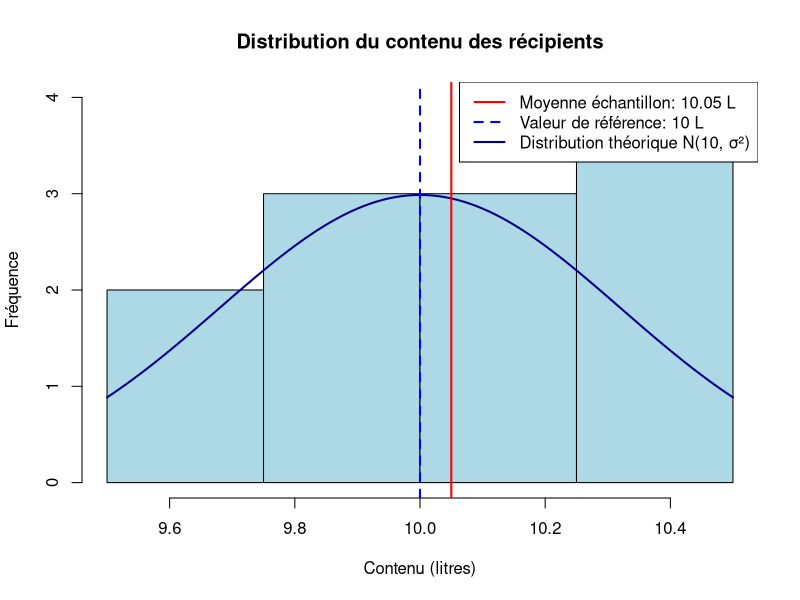

Here is the R script that generated this plot:
# Données des contenus en litres
contenus <- c(10.1, 9.8, 10.2, 10.3, 10.4, 9.8, 9.9, 10.4, 10.2, 9.5, 10.4, 9.6)

# Paramètres
n <- length(contenus)         # Taille de l'échantillon
mu0 <- 10                     # Valeur de référence à tester
alpha <- 0.05                 # Niveau de signification

# Statistiques descriptives
moyenne <- mean(contenus)
ecart_type <- sd(contenus)
erreur_standard <- ecart_type / sqrt(n)

# Affichage des statistiques descriptives
cat("Analyse du contenu des récipients en plastique\n")
cat("--------------------------------------------\n")
cat(sprintf("Nombre d'échantillons: %d\n", n))
cat(sprintf("Contenu moyen: %.4f litres\n", moyenne))
cat(sprintf("Écart-type échantillon: %.4f litres\n", ecart_type))

# Nombre de classes pour l'histogramme (adapté pour petit échantillon)
k <- ceiling(sqrt(n))
cat(sprintf("Nombre de classes pour l'histogramme: %d\n", k))
# Création d'une séquence de classes pour l'histogramme
seq_classes <- seq(9.5, 10.5, by=0.25)

# Création des classes pour l'histogramme et calcul des fréquences observées
hist_obj <- hist(contenus, plot = FALSE, breaks = k)
observed_counts <- hist_obj$counts
breaks <- hist_obj$breaks
mids <- hist_obj$mids

# Calcul des fréquences théoriques selon N(10, σ²)
expected_probs <- diff(pnorm(breaks, mean = mu0, sd = ecart_type))
expected_counts <- expected_probs * n

# Test du chi-deux
chi_stat <- sum((observed_counts - expected_counts)^2 / expected_counts)
df <- length(observed_counts) - 1  # Degrés de liberté
p_value_chi <- pchisq(chi_stat, df = df, lower.tail = FALSE)

# Valeur critique pour le chi-deux
chi_critique <- qchisq(1 - alpha, df = df)

# Affichage des résultats du test chi-deux
cat("\nTest d'hypothèse (chi-deux)\n")
cat(sprintf("H0: La distribution suit une loi N(%.1f, σ²)\n", mu0))
cat(sprintf("H1: La distribution ne suit pas une loi N(%.1f, σ²)\n", mu0))
cat(sprintf("Statistique chi-deux calculée: %.4f\n", chi_stat))
cat(sprintf("Valeur critique (α = %.2f, dl = %d): %.4f\n", alpha, df, chi_critique))
cat(sprintf("p-value: %.4f\n", p_value_chi))

# Conclusion du test chi-deux
cat("\nConclusion:\n")
if (chi_stat > chi_critique) {
  cat(sprintf("Comme χ² = %.4f > %.4f et p-value = %.4f < %.2f, nous rejetons H0.\n",
              chi_stat, chi_critique, p_value_chi, alpha))

  if (moyenne > mu0) {
    cat("De plus, la moyenne échantillon (%.4f) est supérieure à 10.\n", moyenne)
    cat("On peut affirmer, avec un faible risque de se tromper, que le contenu moyen est strictement supérieur à 10 litres.\n")
  } else {
    cat("Cependant, la moyenne échantillon (%.4f) n'est pas supérieure à 10.\n", moyenne)
    cat("On ne peut pas conclure que le contenu moyen est strictement supérieur à 10 litres.\n")
  }
} else {
  cat(sprintf("Comme χ² = %.4f < %.4f et p-value = %.4f > %.2f, nous ne pouvons pas rejeter H0.\n",
              chi_stat, chi_critique, p_value_chi, alpha))
  cat("On ne peut pas affirmer, avec un faible risque de se tromper, que le contenu moyen est strictement supérieur à 10 litres.\n")
}

# Représentation graphique
hist(contenus,
     breaks = seq_classes,
     col = "lightblue",
     main = "Distribution du contenu des récipients",
     xlab = "Contenu (litres)",
     ylab = "Fréquence",
     freq = TRUE)

# Tracer la distribution théorique
curve(dnorm(x, mean = mu0, sd = ecart_type) * n * (breaks[2] - breaks[1]),
      col = "darkblue",
      lwd = 2,
      add = TRUE)

# Ajout de lignes verticales pour la moyenne échantillon et la valeur de référence
abline(v = moyenne, col = "red", lwd = 2)
abline(v = mu0, col = "blue", lwd = 2, lty = 2)

# Légende
legend("topright",
       legend = c(paste("Moyenne échantillon:", round(moyenne, 4), "L"),
                  paste("Valeur de référence:", mu0, "L"),
                  "Distribution théorique N(10, σ²)"),
       col = c("red", "blue", "darkblue"),
       lwd = c(2, 2, 2),
       lty = c(1, 2, 1))

# Alternative avec la fonction intégrée
cat("\nRésultat avec la fonction intégrée chisq.test():\n")
chitest <- chisq.test(observed_counts, p = expected_probs, rescale.p = TRUE)
print(chitest)

# Note sur la fiabilité du test avec petit échantillon
cat("\nNote sur la fiabilité: Avec seulement 12 observations, le test du chi-deux\n")
cat("peut manquer de puissance. Vérifiez que chaque classe contient au moins\n")
cat("5 observations attendues pour une meilleure fiabilité.\n")

# Afficher les effectifs par classe
cat("\nEffectifs par classe:\n")
for(i in seq_along(observed_counts)) {
  cat(sprintf("Classe %d [%.2f-%.2f]: Observés = %.0f, Attendus = %.2f\n",
              i, breaks[i], breaks[i+1], observed_counts[i], expected_counts[i]))
}

# Vérification avec le test de Kolmogorov-Smirnov
ks_test <- ks.test(contenus, "pnorm", mean = mu0, sd = ecart_type)
cat("\nRésultat du test de Kolmogorov-Smirnov:\n")
print(ks_test)

# Comparaison des p-values des deux tests
cat("\nComparaison des p-values:\n")
cat(sprintf("Test du chi-deux: %.4f\n", chitest$p.value))
cat(sprintf("Test de Kolmogorov-Smirnov: %.4f\n", ks_test$p.value))